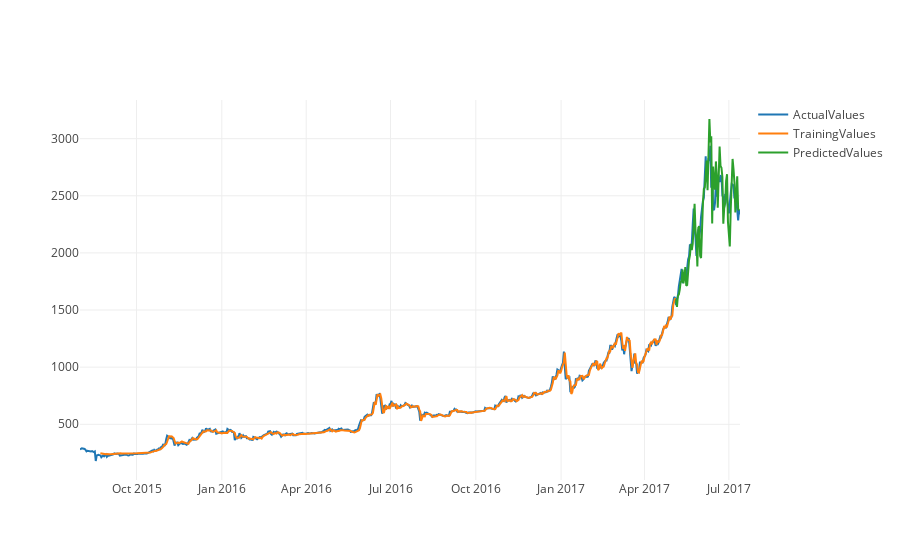

Here is the notebook cell this chart was saved with:
### Code cell
# Предсказываем стоимость с учетом новых поправок

makePrediction(X_train_Close, y_train_Close, X_test_Close, y_test_Close, model_Close,df)

### Figure 1 — Plotly figure (JSON) as saved in the notebook; plotly's stock layout.template omitted (floating-point values rounded to 4 significant figures; data arrays with more than 128 entries replaced by an {"elided": "..."} marker saying what was removed)
{"data": [{"name": "ActualValues", "type": "scatter", "x": {"elided": "713 str values"}, "y": {"elided": "713 float values"}}, {"name": "TrainingValues", "type": "scatter", "x": {"elided": "713 str values"}, "y": {"elided": "713 float values"}}, {"name": "PredictedValues", "type": "scatter", "x": {"elided": "713 str values"}, "y": {"elided": "713 float values"}}], "layout": {}}
